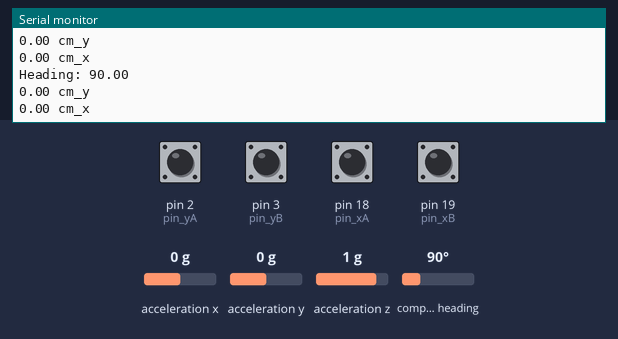
Bench run of a sketch on a simulated Arduino Uno, built with avr-gcc and run on an emulated ATmega328P. Shown: the last lines printed to the serial monitor. The inputs (shaded band) are chosen by the test bench; at power-on: pin 2 (pin_yA), pin 3 (pin_yB), pin 18 (pin_xA), pin 19 (pin_xB) HIGH, compass heading 90°, acceleration x 0 g, acceleration y 0 g, acceleration z 1 g. The ROS host is connected and sends only what is stated.

Above: at 2.3 s.
2.4 s: compass heading set to 7°
At 3.4 s:
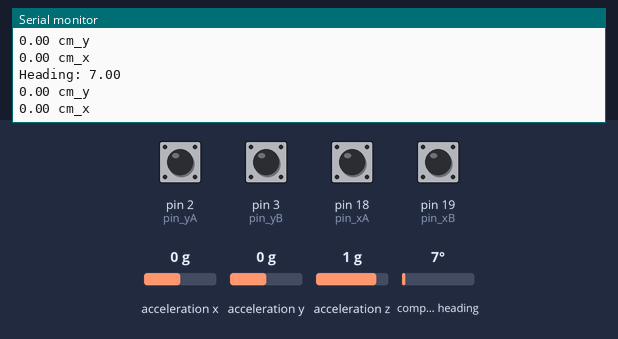
4.5 s: pin 2 (pin_yA) pulled LOW for 1.8 s
At 5.7 s:
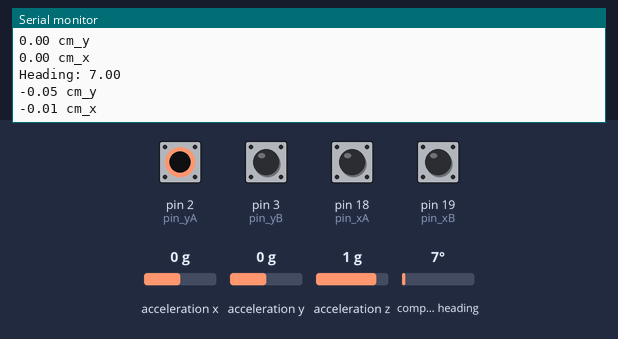
7.8 s: compass heading set to 180°
At 9.9 s:
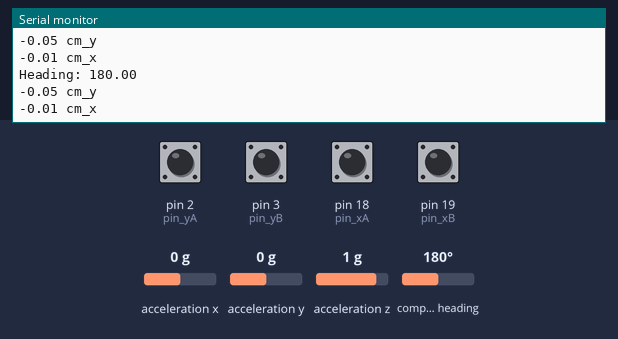
Timing chart, 0 to 11.4 s (numbered marks = the images above; inputs shaded):
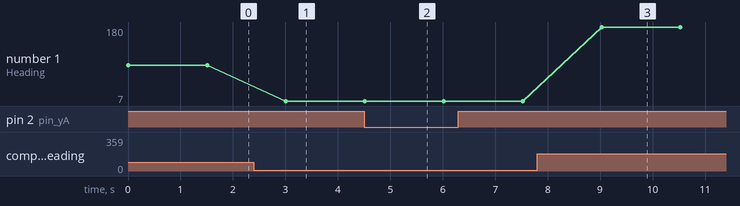

The sketch:

encoder.ino
```cpp
#include <ros.h>
#include <std_msgs/Float32.h>
#include <Adafruit_BNO055.h>

Adafruit_BNO055 bno = Adafruit_BNO055();


ros::NodeHandle koordinat;
std_msgs::Float32 flt_msg_y;
std_msgs::Float32 flt_msg_x;
ros::Publisher positioning_y("position_y", &flt_msg_y);
ros::Publisher positioning_x("position_x", &flt_msg_x);


// Definisikan pin untuk rotary encoder
const int pin_yA = 2;
const int pin_yB = 3;

const int pin_xA = 18;
const int pin_xB = 19;

// Variabel untuk menyimpan status sebelumnya
volatile int lastState_yA;
volatile int lastState_yB;

volatile int lastState_xA;
volatile int lastState_xB;

volatile long counter_y = 0;
volatile long counter_x = 0;
const int resolusi = 400;
float degrees_y;
float degrees_x;
float hitung_y;
float hitung_x;

float test;

// Inisialisasi variabel counter
int counter = 0;
int last_counter_1 = 0;
int last_counter_2 = 0;
float lastCounter_y = 0;

//  BNO

float arah_robot=0;
float last_arah = 0;

// Koordinat x dan y

float koordinat_x = 0;
float koordinat_y = 0;
float last_x = 0;
float last_y = 0;
float updateKoordinat_y = 0;
float koreksi_y;


float x;
float y;

void setup() {
  // Set pin sebagai input
  pinMode(pin_yA, INPUT);
  pinMode(pin_yB, INPUT);

  pinMode(pin_xA, INPUT);
  pinMode(pin_xB, INPUT);

  // Aktifkan pull-up resistor internal
  digitalWrite(pin_yA, HIGH);
  digitalWrite(pin_yB, HIGH);

  digitalWrite(pin_xA, HIGH);
  digitalWrite(pin_xB, HIGH);

  // Atur interupsi untuk pin_yA dan pin_xA
  attachInterrupt(digitalPinToInterrupt(pin_yA), updateCounter, CHANGE);
  attachInterrupt(digitalPinToInterrupt(pin_xA), updateCounter, CHANGE);

  // Inisialisasi status sebelumnya
  lastState_yA = digitalRead(pin_yA);
  lastState_yB = digitalRead(pin_yB);

  lastState_xA = digitalRead(pin_xA);
  lastState_xB = digitalRead(pin_xB);


//  ROS
  koordinat.initNode();
  koordinat.advertise(positioning_y);
  koordinat.advertise(positioning_x);

  // Mulai serial monitor
  Serial.begin(9600);

  // Inisialisasi sensor BNO055
  if (!bno.begin())
  {
    Serial.println("Could not find a valid BNO055 sensor, check wiring!");
    while (1);
  }


}

void loop() {
// Ambil nilai counter
  float counter_y_Now = counter_y;
  float counter_x_Now = counter_x;

// Hanya Test
//    counter_y = 100;
//    counter_y += 20;

//Ambil nilai dari BNO

  sensors_event_t event;
  bno.getEvent(&event);
  arah_robot = event.orientation.x;

  // Tampilkan nilai arah di Serial Monitor
  Serial.print("Heading: ");
  Serial.println(arah_robot);


  if (arah_robot != last_arah || lastCounter_y == counter_y){

    counter_y = 0;

  }

// Tahap Konversi ke Cm

  degrees_y = 360.0 * (counter_y / (float)resolusi);
  hitung_y = 3.14 * 5.8 * (degrees_y / 360);

  degrees_x = 360.0 * (counter_y / (float)resolusi);
  hitung_x = 3.14 * 5.8 * (degrees_x / 360);

  y = hitung_y * cos(arah_robot * PI / 180);
  x = hitung_x * sin(arah_robot * PI / 180);

  last_y = koordinat_y + y;
  last_x = koordinat_x+ x;


  koordinat_y = last_y;
  koordinat_x = last_x;


//  Serial.print(counter_y);
//  Serial.println(" pulse_y");
//  Serial.print(degrees_y);
//  Serial.println(" derajat_y");
  Serial.print(last_y);
  Serial.println(" cm_y");


//  Serial.print(counter_x);
//  Serial.println(" pulse_x");
//  Serial.print(degrees_x);
//  Serial.println(" derajat_x");
  Serial.print(last_x);
  Serial.println(" cm_x");


  // Tunda sejenak untuk menghindari pembacaan berulang
  delay(500);

// Kondisi Akhir

  last_arah = arah_robot;


  lastCounter_y = counter_y;

//  ROS
  flt_msg_y.data = hitung_y;
  flt_msg_x.data = hitung_x;
  positioning_y.publish(&flt_msg_y);
  positioning_x.publish(&flt_msg_x);

  koordinat.spinOnce();
  delay(1000);


}

void updateCounter() {
  int currentState_yA = digitalRead(pin_yA);
  int currentState_yB = digitalRead(pin_yB);

  int currentState_xA = digitalRead(pin_xA);
  int currentState_xB = digitalRead(pin_xB);

  // Deteksi perubahan
    if ((currentState_yA != currentState_yB)&& (currentState_xA != currentState_xB)){
      return; // Jika keduanya Berputar maka keluar dari fungsi
    }

    if (digitalPinToInterrupt(pin_yA) == digitalPinToInterrupt(pin_yA)){

      if (currentState_yA != lastState_yA || currentState_yB != lastState_yB){

        if (currentState_yA == currentState_yB){
          counter_y++;
        }else{

        counter_y--;

      }
      }

    }else if (digitalPinToInterrupt(pin_xA) == digitalPinToInterrupt(pin_xA)){

      if (currentState_xA != lastState_xA || currentState_xB != lastState_xB){

        if (currentState_xA == currentState_xB){

          counter_x++;

        }else{
          counter_x--;
        }

      }
    }

  // Simpan status terakhir
    lastState_yA = currentState_yA;
    lastState_yB = currentState_yB;

    lastState_xA = currentState_xA;
    lastState_xB = currentState_xB;

}
```

Measured:
- after the input at 2.4 s, the serial monitor: prints a new line after 0.61 s (image 1)
- after the input at 4.5 s, the serial monitor: prints a new line at once (image 2)
- after the input at 7.8 s, the serial monitor: prints a new line after 1.2 s (image 3)
- plotted number 1: 90 → 7 after the input at 2.4 s, 7 → 180 after the input at 7.8 s
